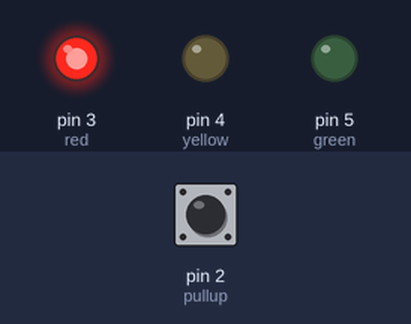
Bench run of a sketch on a simulated Arduino Uno, built with avr-gcc and run on an emulated ATmega328P. Parts: output pins drawn as LEDs (lit = HIGH). Inputs (shaded band) come from the test bench; at power-on: pin 2 (pullup) HIGH.

Above: at 1.2 s.
1.3 s: pin 2 (pullup) pulled LOW for 3.2 s
At 3.0 s:
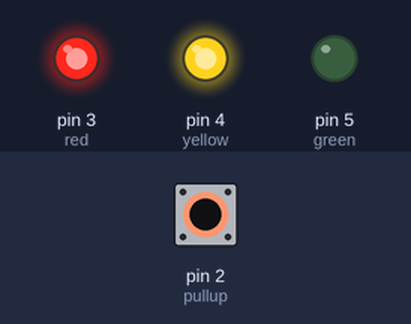
9.0 s: pin 2 (pullup) pulled LOW for 0.15 s
At 11.8 s:
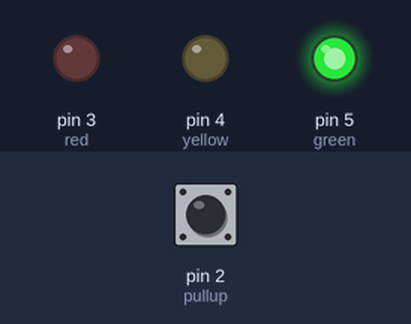
12.1 s: pin 2 (pullup) pulled LOW for 1 s
At 16.9 s:
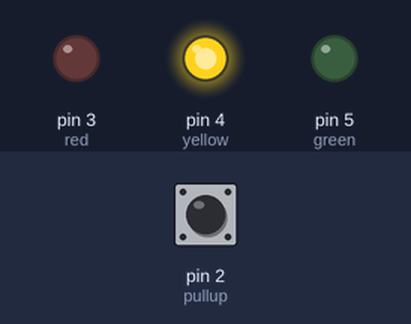
Timing chart, 0 to 18.6 s (numbered marks = the images above; inputs shaded):
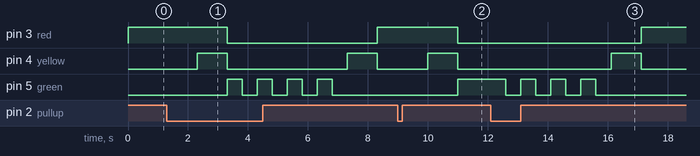

Measured:
- after the input at 1.3 s, pin 3 (red): HIGH → LOW after 2.0 s, → HIGH 5.0 s later; pin 4 (yellow): alternates HIGH for 1.0 s and LOW for 4.0 s, starting after 1.0 s; pin 5 (green): alternates HIGH for 0.50 s and LOW for 0.50 s, 8 changes in all, then stays LOW, starting after 2.0 s
- after the input at 9.0 s, pin 3 (red): HIGH → LOW after 2.0 s; pin 4 (yellow): LOW → HIGH after 1.0 s, → LOW 1.0 s later; pin 5 (green): LOW → HIGH after 2.0 s
- after the input at 12.1 s, pin 3 (red): LOW → HIGH after 5.0 s; pin 4 (yellow): LOW → HIGH after 4.0 s, → LOW 1.0 s later; pin 5 (green): alternates HIGH for 0.50 s and LOW for 0.50 s, 7 changes in all, then stays LOW, starting after 0.50 s

The sketch:

traffic_light.ino
```cpp
  int red = 3;
  int yellow = 4;
  int green = 5;
  int del = 500;
  int pullup = 2;
  bool state = false;

void setup() {

  pinMode(red, OUTPUT);
  pinMode(yellow, OUTPUT);
  pinMode(green, OUTPUT);
  pinMode(pullup, INPUT_PULLUP);
  digitalWrite(red, HIGH);
}
void loop() {
  static bool lastState = HIGH;
  int sensorVal = digitalRead(pullup);
  if(sensorVal == LOW && lastState == HIGH){
    state = !state;
    if(state){
      toGreen();
    }
    else{
      toRed();
      }
    }
}

void toGreen(){
  delay(1000);
  digitalWrite(yellow, HIGH);
  delay(1000);
  digitalWrite(red, LOW);
  digitalWrite(yellow, LOW);
  digitalWrite(green, HIGH);
  }

void toRed(){
  for(int i = 0; i <= 3; i++){
    greenBlink();
    if(i == 3){
      digitalWrite(green, LOW);
    }
  }
  digitalWrite(yellow, HIGH);
  delay(1000);
  digitalWrite(yellow, LOW);
  digitalWrite(red, HIGH);
  }

void greenBlink(){
  delay(del);
  digitalWrite(green, LOW);
  delay(del);
  digitalWrite(green, HIGH);
}
```
